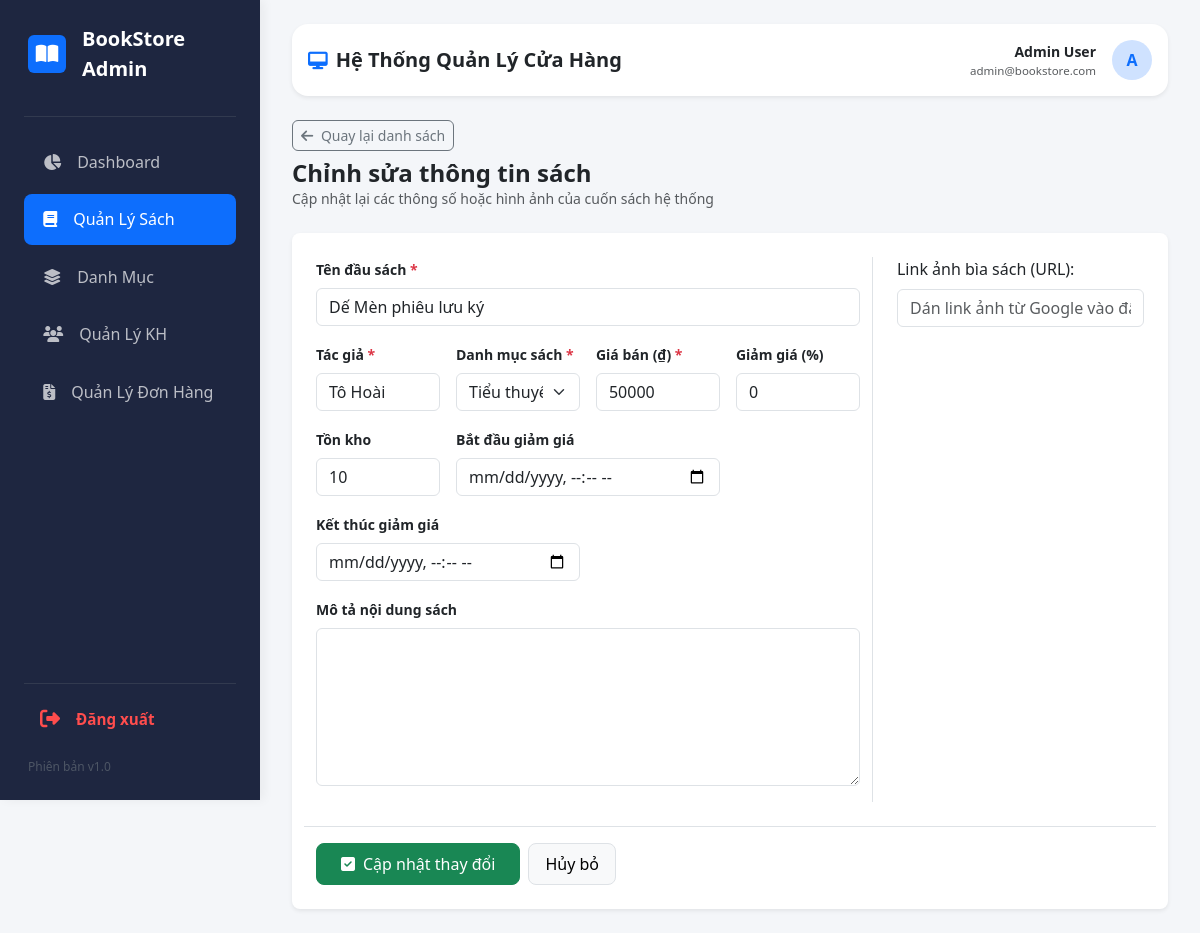
/admin/index.php?page=book-edit&id=1 (signed in), run on the app's committed database.
### tables this page shows
CREATE TABLE `books` (
  `id` int(11) NOT NULL,
  `title` varchar(200) NOT NULL,
  `author` varchar(100) DEFAULT NULL,
  `price` decimal(10,2) NOT NULL,
  `description` text DEFAULT NULL,
  `image` varchar(255) DEFAULT NULL,
  `category_id` int(11) DEFAULT NULL,
  `stock_quantity` int(11) NOT NULL DEFAULT 10,
  `created_at` timestamp NOT NULL DEFAULT current_timestamp()
);

### admin/view/book-edit.php (the view, shortened to what this page needs)
<?php
$book = null;
if (isset($_GET['id']) && isset($pdo)) {
    try {
        $id = intval($_GET['id']);
        $stmt = $pdo->prepare("SELECT * FROM books WHERE id = ?");
        $stmt->execute([$id]);
        $book = $stmt->fetch(PDO::FETCH_ASSOC);
    } catch (Exception $e) {
        echo "<div class='alert alert-danger mb-3'>Lỗi tải thông tin sách: " . $e->getMessage() . "</div>";
    }
} else {
    header("Location: index.php?page=book-list");
    exit();
}
?>
<div class="mb-4">
    <a href="index.php?page=book-list" class="btn btn-sm btn-outline-secondary rounded-2 mb-2">
        <i class="fa-solid fa-arrow-left me-1"></i> Quay lại danh sách
    </a>
    <h4 class="fw-bold m-0 text-dark">Chỉnh sửa thông tin sách</h4>
    <p class="text-muted small m-0">Cập nhật lại các thông số hoặc hình ảnh của cuốn sách hệ thống</p>
</div>
<div class="card panel-box w-100 p-4 border-0 shadow-sm rounded-3">
    <form action="index.php?page=book-update" method="POST" enctype="multipart/form-data">
        <div class="row g-4">
            <div class="col-lg-8">
                <div class="mb-3">
                    <label for="title" class="form-label fw-semibold small text-dark">Tên đầu sách <span class="text-danger">*</span></label>
                    <input type="text" class="form-control rounded-2" id="title" name="title" value="<?= htmlspecialchars($book['title']) ?>" required>
                </div>
                <div class="row g-3 mb-3">
                    <div class="col-md-3">
                        <label for="author" class="form-label fw-semibold small text-dark">Tác giả <span class="text-danger">*</span></label>
                        <input type="text" class="form-control rounded-2" id="author" name="author" value="<?= htmlspecialchars($book['author']) ?>" required>
                    </div>
                    <div class="col-md-3">
                        <label for="category_id" class="form-label fw-semibold small text-dark">Danh mục sách <span class="text-danger">*</span></label>
                        <select class="form-select rounded-2" id="category_id" name="category_id" required>
                            <?php
                            if (isset($pdo)) {
                                $stmt_cat = $pdo->query("SELECT * FROM categories ORDER BY name ASC");
                                while ($cat = $stmt_cat->fetch(PDO::FETCH_ASSOC)) {
                                    $selected = ($cat['id'] == $book['category_id']) ? 'selected' : '';
                                    echo "<option value='{$cat['id']}' {$selected}>" . htmlspecialchars($cat['name']) . "</option>";
                                }
                            }
                            ?>
                        </select>
                    </div>
                    <div class="col-md-3">
                        <label for="price" class="form-label fw-semibold small text-dark">Giá bán (₫) <span class="text-danger">*</span></label>
                        <input type="number" class="form-control rounded-2" id="price" name="price" value="<?= (int)$book['price'] ?>" min="0" required>
                    </div>
                    <div class="col-md-3">
                        <label for="sale" class="form-label fw-semibold small text-dark">Giảm giá (%)</label>
                        <input type="number" class="form-control rounded-2" id="sale" name="sale" value="<?= $book['sale'] ?? 0 ?>" min="0" max="100" placeholder="Ví dụ: 20">
                    </div>
                    <div class="col-md-3">
                        <label for="stock_quantity" class="form-label fw-semibold small text-dark">Tồn kho</label>
                        <input type="number" class="form-control rounded-2" id="stock_quantity" name="stock_quantity" value="<?= (int)($book['stock_quantity'] ?? 10) ?>" min="0" required>
                    </div>
                    <div class="col-md-6">
                        <label for="sale_start" class="form-label fw-semibold small text-dark">Bắt đầu giảm giá</label>
                        <input type="datetime-local" class="form-control rounded-2" id="sale_start" name="sale_start"
                            value="<?= !empty($book['sale_start']) ? date('Y-m-d\TH:i', strtotime($book['sale_start'])) : '' ?>">
                    </div>
                    <div class="col-md-6">
                        <label for="sale_end" class="form-label fw-semibold small text-dark">Kết thúc giảm giá</label>
                        <input type="datetime-local" class="form-control rounded-2" id="sale_end" name="sale_end"
                            value="<?= !empty($book['sale_end']) ? date('Y-m-d\TH:i', strtotime($book['sale_end'])) : '' ?>">
                    </div>
                </div>
                <div class="mb-3">
                    <label for="description" class="form-label fw-semibold small text-dark">Mô tả nội dung sách</label>
                    <textarea class="form-control rounded-2" id="description" name="description" rows="6"><?= htmlspecialchars($book['description'] ?? '') ?></textarea>
                </div>
            </div>
            <div class="col-lg-4 border-start ps-lg-4">
                <label class="form-label">Link ảnh bìa sách (URL):</label>
                <input type="text" name="image" class="form-control" value="<?php echo $book['image'] ?? ''; ?>" placeholder="Dán link ảnh từ Google vào đây...">
            </div>
            <div class="col-12 mt-4 border-top pt-3">
                <div class="d-flex gap-2">
                    <button type="submit" name="btn-edit" class="btn btn-success rounded-3 px-4 py-2">
                        <i class="fa-solid fa-square-check me-2"></i>Cập nhật thay đổi
                    </button>
                    <a href="index.php?page=book-list" class="btn btn-light border rounded-3 px-3 py-2">Hủy bỏ</a>
                </div>
            </div>
        </div> </form>
</div>

### admin/index.php (style rules this page uses)
:root { --sb-bg: #1e2640; --sb-hover: #2d3758; --body-bg: #f4f6f9; }
body { background-color: var(--body-bg); font-family: 'Segoe UI', system-ui, sans-serif; margin: 0; overflow-x: hidden; }
.panel-box { border: none; border-radius: 1rem; box-shadow: 0 4px 16px rgba(0,0,0,0.02); background: #fff; padding: 1.5rem; }

### data on the page
books: title "Dế Mèn phiêu lưu ký", author "Tô Hoài", price "50000", stock_quantity "10"

### other printed values
$admin_fullname "Admin User"
$admin_email "admin@bookstore.com"
$avatar_letter "A"
form field category_id "Tiểu thuyết"
